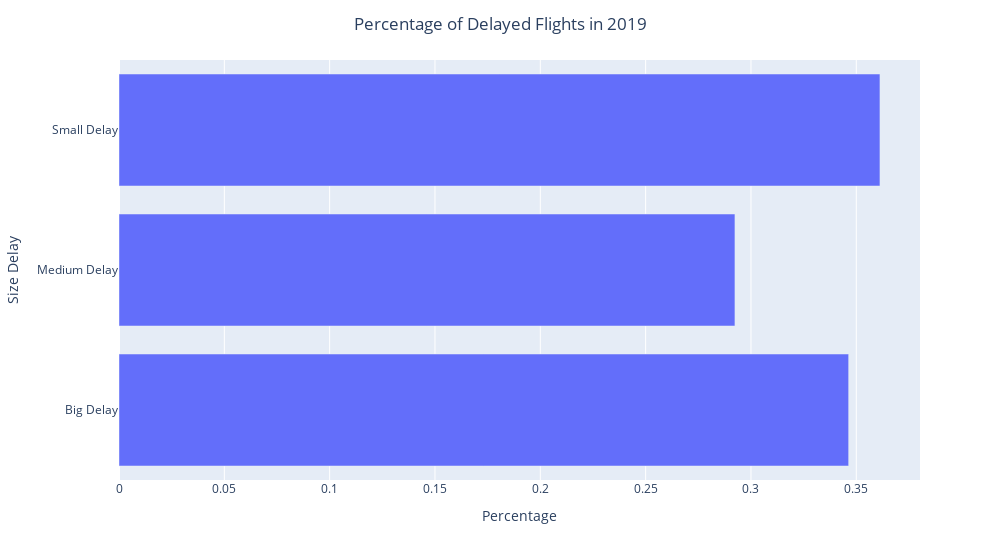

Source (notebook cell):
### Code cell
df_prov = df[df['DEP_DEL15']==1].SIZE_DELAY.value_counts(normalize=True).reset_index().rename(columns={'index':'Size Delay', 'SIZE_DELAY':'Percentage'})

df_prov.loc[df_prov['Size Delay']=='SMALL_DELAY', 'Size Delay'] = 'Small Delay'
df_prov.loc[df_prov['Size Delay']=='MEDIUM_DELAY', 'Size Delay'] = 'Medium Delay'
df_prov.loc[df_prov['Size Delay']=='BIG_DELAY', 'Size Delay'] = 'Big Delay'

# plot

fig = px.bar(df_prov,
             x='Percentage',
             y='Size Delay',
             color_discrete_sequence=px.colors.qualitative.Plotly, width=1000, 
             category_orders={'Size Delay':['Small Delay', 'Medium Delay', 'Big Delay']})
fig.update_layout(title_text='Percentage of Delayed Flights in 2019', title_x=0.5)
fig.show()

fig.update_layout({
'plot_bgcolor': 'rgba(0, 0, 0, 0)',
'paper_bgcolor': 'rgba(0, 0, 0, 0)',
})

fig.write_image("images/bardelay.png", scale=2)

### Figure 1 — Plotly figure (JSON) as saved in the notebook; plotly's stock layout.template omitted (floating-point values rounded to 4 significant figures)
{"data": [{"alignmentgroup": "True", "hovertemplate": "Percentage=%{x}<br>Size Delay=%{y}<extra></extra>", "legendgroup": "", "marker": {"color": "#636EFA", "pattern": {"shape": ""}}, "name": "", "offsetgroup": "", "orientation": "h", "showlegend": false, "textposition": "auto", "type": "bar", "x": [0.3612, 0.3464, 0.2924], "xaxis": "x", "y": ["Small Delay", "Big Delay", "Medium Delay"], "yaxis": "y"}], "layout": {"barmode": "relative", "legend": {"tracegroupgap": 0}, "margin": {"t": 60}, "title": {"text": "Percentage of Delayed Flights in 2019", "x": 0.5}, "width": 1000, "xaxis": {"anchor": "y", "domain": [0, 1], "title": {"text": "Percentage"}}, "yaxis": {"anchor": "x", "categoryarray": ["Big Delay", "Medium Delay", "Small Delay"], "categoryorder": "array", "domain": [0, 1], "title": {"text": "Size Delay"}}}}
